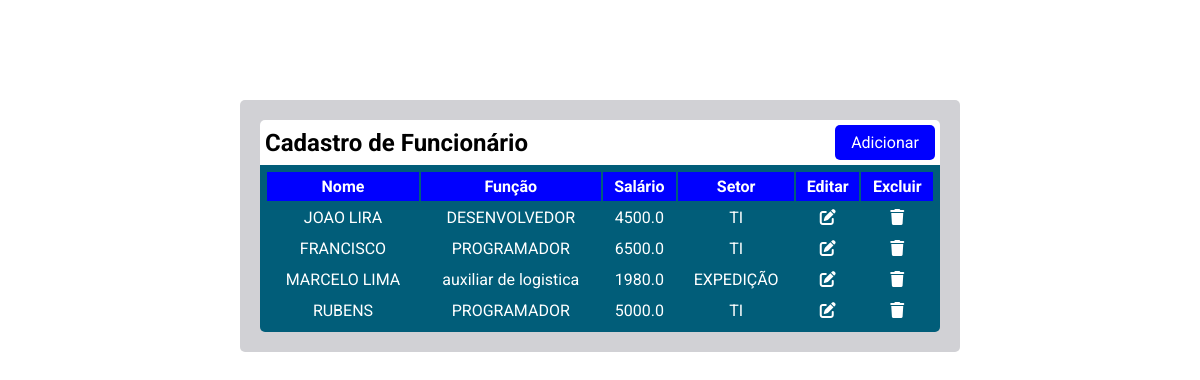
Before: / with the older database file.
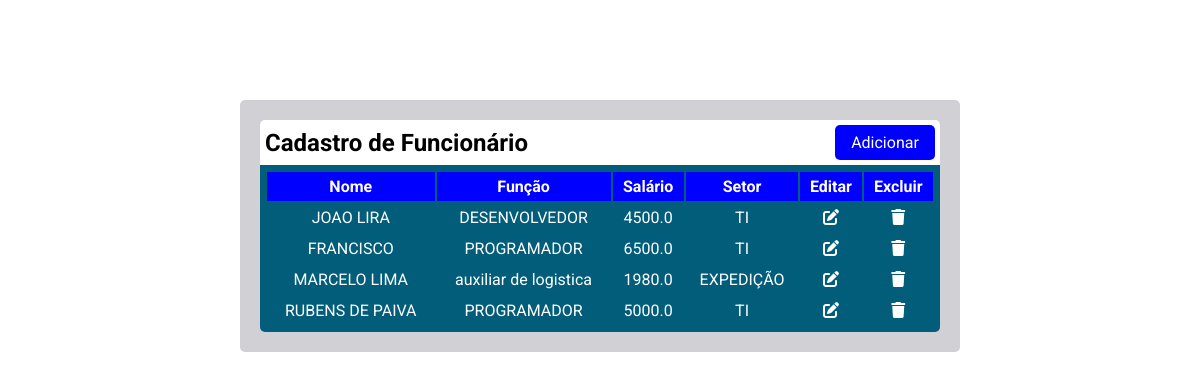
After: the same page with the newer database file.
### tables this page shows
CREATE TABLE funcionario (
               id INTEGER PRIMARY KEY AUTOINCREMENT,
               nome TEXT,
               funcao TEXT,
               salario FLOAT,
               setor TEXT);

### main.py (the view)
@app.route('/')
def index():
    lista = database.README()
    dados_formulario = request.form.to_dict()
    return render_template('index.html',lista=lista,dados=dados_formulario)

### database.py (called while the page is built)
def conexao():
    conect = sqlite3.connect('crud.db')
    cursor = conect.cursor()
    return cursor

def README():
    cursor = conexao()
    cursor.execute('SELECT * FROM funcionario')
    return cursor.fetchall()

### templates/index.html (shortened to what this page needs)
<!DOCTYPE html>
<html lang="pt-br">
<head>
    <link rel="stylesheet" href="https://cdnjs.cloudflare.com/ajax/libs/font-awesome/6.7.2/css/all.min.css" />
    <link rel="stylesheet" href="/static/style.css">
</head>
<body>
    <div class="container">
        <div class="header">
            <h2>Cadastro de Funcionário</h1>
            <button id="add" onclick="abrirModal()">Adicionar</button>
        </div>
        <div class="div-table">
            <table class="tabela">
                <thead >
                    <tr>
                        <th>Nome</th>
                        <th>Função</th>
                        <th>Salário</th>
                        <th>Setor</th>
                        <th>Editar</th>
                        <th>Excluir</th>
                    </tr>
                </thead>
                {% for i in lista %}
                <tr >
                    <td>{{i[1]}}</td>
                    <td>{{i[2]}}</td>
                    <td>{{i[3]}}</td>
                    <td>{{i[4]}}</td>
                    <td>
                        <form method="post" action="/select/{{i[0]}}">
                            <button type="submit" class="fa-solid fa-pen-to-square btn"></button>
                        </form>
                    </td>
                    <td>
                        <form method="post" action="/select/{{i[0]}}" >
                            <button class="fa-solid fa-trash btn"></button>
                        </form>
                    </td>
                </tr>
                {% endfor %}
            </table>
        </div>
    </div>
</body>
</html>

### static/style.css (style rules this page uses)
* { margin: 0; padding: 0; box-sizing: border-box; font-family: 'Roboto', sans-serif; outline: none; }
body { background-color: white; }
.container { flex-wrap: wrap; background-color: #d1d1d5; justify-content: center; align-items: center; width: 60%; border-radius: 5px; padding: 20px; margin: 100px auto 0; }
.container .header { display: flex; flex-wrap: wrap; justify-content:space-between; align-items: center; background-color: white; padding: 5px; border-radius: 5px 5px 0 0; }
.container .header > button { width: 100px; background-color: blue; color: white; font-size: 1rem; border-radius: 5px; padding: 8px; border: none; cursor: pointer; }
.btn { border: none; background: none; color: white; font-size: 16px; cursor: pointer; }
.container thead th { background-color: blue; padding: 5px; }
.container .div-table { width: 100%; flex-wrap: wrap; justify-content: center; background-color: rgb(1, 93, 121); border-radius: 0 0 5px 5px; }
.container .div-table, table { width: 100%; justify-content: center; align-items: center; }
.container .div-table, tr > td { flex-wrap: wrap; color: white; text-align: center; padding: 5px; }

Changed rows visible on the page:
changed funcionario: nome "RUBENS" → "RUBENS DE PAIVA"
